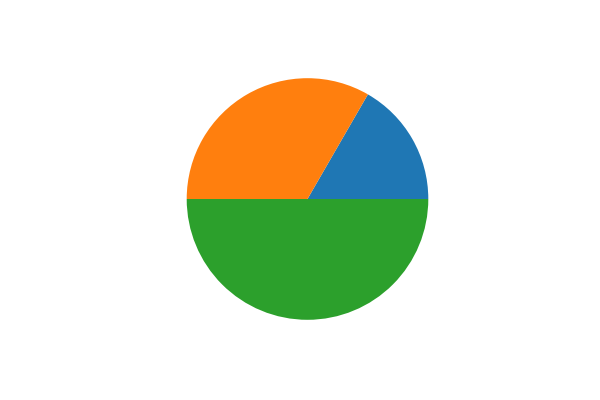
#> input picture matplotlib precticals/pie_char.png, 600 x 400 px
$ jupyter execute --allow-errors 'Matplotlib Imshow – Read & Show Image Using Imread() & Plt.Imshow().ipynb'
#> lines starting #> are read from the running program, lines starting #| are printed output that depends on the picture
# Matplotlib Imshow – Read & Show Image Using Imread() & Plt.Imshow()

[cell 1]
import matplotlib.pyplot as plt
import matplotlib.image as implt

[cell 2]
img=implt.imread('pie_char.png')
#> img is the input picture: shape (400, 600, 4) float32; mean R, G, B, A 0.892, 0.915, 0.85, 0.191

[cell 3]
img

[cell 4]
print('shape of image>',img.shape)
#| shape of image> (400, 600, 4)

[cell 5]
print('data type of image>',type(img))
#| data type of image> <class 'numpy.ndarray'>
print('dimention of image>',img.ndim)
#| dimention of image> 3

[cell 6]
plt.figure(figsize=(16,9))##increase size of image.
print('display image>',plt.imshow(img))
#| display image> AxesImage(shape=(400, 600, 4))

plt.axis('off')
plt.show()

[cell 7]
plt.figure(figsize=(16,9))##increase size of image.
print('display image>',plt.imshow(img))
#| display image> AxesImage(shape=(400, 600, 4))
plt.colorbar()
plt.axis('off')
plt.show()
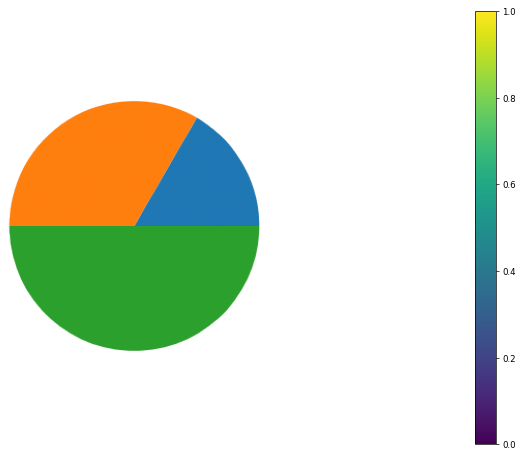
#> figure drawn by matplotlib, 2 panels

[cell 8]
single_channel=img[:,:,1]
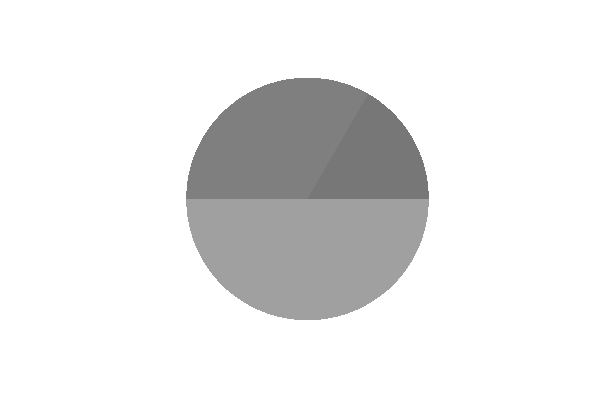
#> single_channel: shape (400, 600) float32; min 0.467, max 1, mean 0.915
plt.figure(figsize=(16,9))##increase size of image.
print('display image>',plt.imshow(single_channel,cmap='hot'))
#| display image> AxesImage(shape=(400, 600))
plt.colorbar()
plt.axis('off')
plt.show()
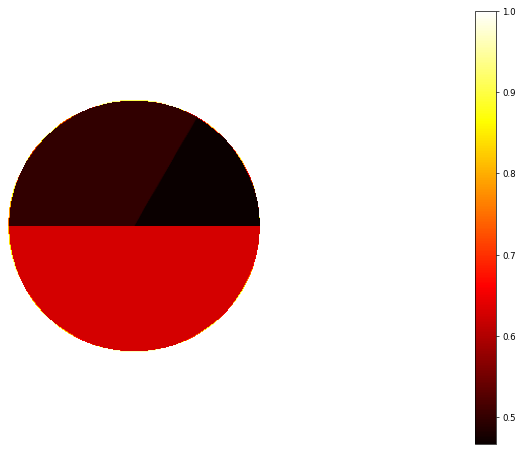
#> figure drawn by matplotlib, 2 panels

[cell 9]
plt.figure(figsize=(16,9))##increase size of image.

#> (the rest of this cell did not finish here and is left out)

[cell 10]
"""'Accent', 'Accent_r', 'Blues', 'Blues_r', 'BrBG', 'BrBG_r', 'BuGn', 'BuGn_r', 'BuPu', 'BuPu_r', 'CMRmap', 'CMRmap_r', 'Dark2', 'Dark2_r', 'GnBu', 'GnBu_r', 'Greens', 'Greens_r', 'Greys', 'Greys_r', 'OrRd', 'OrRd_r', 'Oranges', 'Oranges_r', 'PRGn', 'PRGn_r', 'Paired', 'Paired_r', 'Pastel1', 'Pastel1_r', 'Pastel2', 'Pastel2_r', 'PiYG', 'PiYG_r', 'PuBu', 'PuBuGn', 'PuBuGn_r', 'PuBu_r', 'PuOr', 'PuOr_r', 'PuRd', 'PuRd_r', 'Purples', 'Purples_r', 'RdBu', 'RdBu_r', 'RdGy', 'RdGy_r', 'RdPu', 'RdPu_r', 'RdYlBu', 'RdYlBu_r', 'RdYlGn', 'RdYlGn_r', 'Reds', 'Reds_r', 'Set1', 'Set1_r', 'Set2', 'Set2_r', 'Set3', 'Set3_r', 'Spectral', 'Spectral_r', 'Wistia', 'Wistia_r', 'YlGn', 'YlGnBu', 'YlGnBu_r', 'YlGn_r', 'YlOrBr', 'YlOrBr_r', 'YlOrRd', 'YlOrRd_r', 'afmhot', 'afmhot_r', 'autumn', 'autumn_r', 'binary', 'binary_r', 'bone', 'bone_r', 'brg', 'brg_r', 'bwr', 'bwr_r', 'cividis', 'cividis_r', 'cool', 'cool_r', 'coolwarm', 'coolwarm_r', 'copper', 'copper_r', 'cubehelix', 'cubehelix_r', 'flag', 'flag_r', 'gist_earth', 'gist_earth_r', 'gist_gray', 'gist_gray_r', 'gist_heat', 'gist_heat_r', 'gist_ncar', 'gist_ncar_r', 'gist_rainbow', 'gist_rainbow_r', 'gist_stern', 'gist_stern_r', 'gist_yarg', 'gist_yarg_r', 'gnuplot', 'gnuplot2', 'gnuplot2_r', 'gnuplot_r', 'gray', 'gray_r', 'hot', 'hot_r', 'hsv', 'hsv_r', 'inferno', 'inferno_r', 'jet', 'jet_r', 'magma', 'magma_r', 'nipy_spectral', 'nipy_spectral_r', 'ocean', 'ocean_r', 'pink', 'pink_r', 'plasma', 'plasma_r', 'prism', 'prism_r', 'rainbow', 'rainbow_r', 'seismic', 'seismic_r', 'spring', 'spring_r', 'summer', 'summer_r', 'tab10', 'tab10_r', 'tab20', 'tab20_r', 'tab20b', 'tab20b_r', 'tab20c', 'tab20c_r', 'terrain', 'terrain_r', 'turbo', 'turbo_r', 'twilight', 'twilight_r', 'twilight_shifted', 'twilight_shifted_r', 'viridis', 'viridis_r',
'winter', 'winter_r'"""

[cell 11]
cmap="""'Accent', 'Accent_r', 'Blues', 'Blues_r', 'BrBG', 'BrBG_r', 'BuGn', 'BuGn_r', 'BuPu', 'BuPu_r', 'CMRmap', 'CMRmap_r', 'Dark2', 'Dark2_r', 'GnBu', 'GnBu_r', 'Greens', 'Greens_r', 'Greys', 'Greys_r', 'OrRd', 'OrRd_r', 'Oranges', 'Oranges_r', 'PRGn', 'PRGn_r', 'Paired', 'Paired_r', 'Pastel1', 'Pastel1_r', 'Pastel2', 'Pastel2_r', 'PiYG', 'PiYG_r', 'PuBu', 'PuBuGn', 'PuBuGn_r', 'PuBu_r', 'PuOr', 'PuOr_r', 'PuRd', 'PuRd_r', 'Purples', 'Purples_r', 'RdBu', 'RdBu_r', 'RdGy', 'RdGy_r', 'RdPu', 'RdPu_r', 'RdYlBu', 'RdYlBu_r', 'RdYlGn', 'RdYlGn_r', 'Reds', 'Reds_r', 'Set1', 'Set1_r', 'Set2', 'Set2_r', 'Set3', 'Set3_r', 'Spectral', 'Spectral_r', 'Wistia', 'Wistia_r', 'YlGn', 'YlGnBu', 'YlGnBu_r', 'YlGn_r', 'YlOrBr', 'YlOrBr_r', 'YlOrRd', 'YlOrRd_r', 'afmhot', 'afmhot_r', 'autumn', 'autumn_r', 'binary', 'binary_r', 'bone', 'bone_r', 'brg', 'brg_r', 'bwr', 'bwr_r', 'cividis', 'cividis_r', 'cool', 'cool_r', 'coolwarm', 'coolwarm_r', 'copper', 'copper_r', 'cubehelix', 'cubehelix_r', 'flag', 'flag_r', 'gist_earth', 'gist_earth_r', 'gist_gray', 'gist_gray_r', 'gist_heat', 'gist_heat_r', 'gist_ncar', 'gist_ncar_r', 'gist_rainbow', 'gist_rainbow_r', 'gist_stern', 'gist_stern_r', 'gist_yarg', 'gist_yarg_r', 'gnuplot', 'gnuplot2', 'gnuplot2_r', 'gnuplot_r', 'gray', 'gray_r', 'hot', 'hot_r', 'hsv', 'hsv_r', 'inferno', 'inferno_r', 'jet', 'jet_r', 'magma', 'magma_r', 'nipy_spectral', 'nipy_spectral_r', 'ocean', 'ocean_r', 'pink', 'pink_r', 'plasma', 'plasma_r', 'prism', 'prism_r', 'rainbow', 'rainbow_r', 'seismic', 'seismic_r', 'spring', 'spring_r', 'summer', 'summer_r', 'tab10', 'tab10_r', 'tab20', 'tab20_r', 'tab20b', 'tab20b_r', 'tab20c', 'tab20c_r', 'terrain', 'terrain_r', 'turbo', 'turbo_r', 'twilight', 'twilight_r', 'twilight_shifted', 'twilight_shifted_r', 'viridis', 'viridis_r','winter', 'winter_r'"""
cmap_name_list=cmap.split(sep=',')
#> cmap_name_list = 166 items, first 6: "'Accent'", " 'Accent_r'", " 'Blues'", " 'Blues_r'", " 'BrBG'", " 'BrBG_r'"
#> (the rest of this cell did not finish here and is left out)
